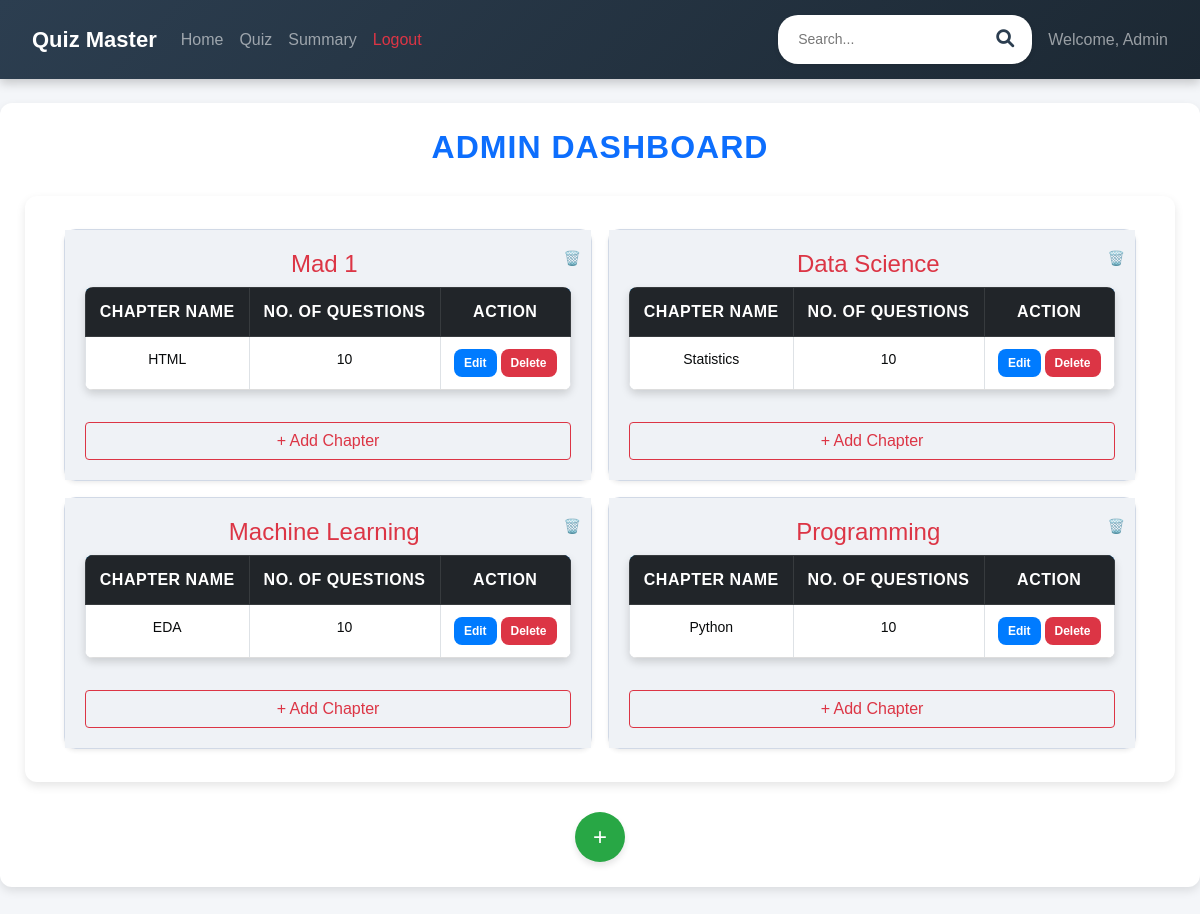
The app's page /admin/dashboard with its own data.
### backend/models.py (models this page shows)
class Subject(db.Model):
    __tablename__ = 'subject'
    id = db.Column(db.Integer, primary_key=True)
    name = db.Column(db.String(150), unique=True, nullable=False)
    description = db.Column(db.String(300), nullable=False)
    chapters = db.relationship('Chapter', backref='subject', lazy='subquery', cascade='all, delete-orphan')

class Chapter(db.Model):
    __tablename__ = 'chapter'
    id = db.Column(db.Integer, primary_key=True)
    name = db.Column(db.String(100), nullable=False)
    description = db.Column(db.Text)
    subject_id = db.Column(db.Integer, db.ForeignKey('subject.id', ondelete="CASCADE"), nullable=False)
    quizzes = db.relationship('Quiz', backref='chapter', lazy='subquery', cascade='all, delete-orphan')

class Quiz(db.Model):
    __tablename__ = 'quiz'
    id = db.Column(db.Integer, primary_key=True)
    chapter_id = db.Column(db.Integer, db.ForeignKey('chapter.id', ondelete="CASCADE"), nullable=False)
    date_of_quiz = db.Column(db.Date, nullable=False)
    duration_seconds = db.Column(db.Integer, nullable=False)
    remarks = db.Column(db.Text)
    questions = db.relationship('Question', backref='quiz', lazy='subquery', cascade='all, delete-orphan')
    scores = db.relationship('Score', backref='quiz', lazy='dynamic', cascade='all, delete-orphan')

### backend/controllers.py (the view)
@app.route('/admin/dashboard')
def admin_dashboard():
    subjects = Subject.query.all()  # Get all subjects
    for subject in subjects:
        for chapter in subject.chapters:
            chapter.quizzes = Quiz.query.filter_by(chapter_id=chapter.id).all()
    return render_template('admin/admin_dashboard.html', subjects=subjects)

### templates/admin/admin_dashboard.html
{% extends "admin/admin_base.html" %}
{% block content %}
<h2 class="text-center text-primary mb-4">Admin Dashboard</h2>
<div class="container">
    <div class="d-flex flex-wrap justify-content-center">
        {% for subject in subjects %}
        <div class="card shadow-sm m-2" style="width: 48%;">
            <div class="card-body">
                <h4 class="text-danger text-center">
                    {{ subject.name }}
                    <div style="float: right; font-size: 14px; color: #dc3545; margin-right: -10px;">
                        <a href="{{ url_for('delete_subject', subject_id=subject.id) }}"
                        style="text-decoration: none;"
                           onclick="return confirm('Are you sure you want to delete this subject?');">
                           🗑️
                        </a>
                    </div>
                </h4>
                <table class="table table-bordered">
                    <thead class="table-dark text-center">
                        <tr>
                            <th>Chapter Name</th>
                            <th>No. of Questions</th>
                            <th>Action</th>
                        </tr>
                    </thead>
                    <tbody>
                        {% for chapter in subject.chapters %}
                        <tr class="text-center">
                            <td>{{ chapter.name }}</td>
                           <td>
                                {% if chapter.quizzes %}
                                    {% for quiz in chapter.quizzes %}
                                        {{ quiz.questions|length }}
                                    {% endfor %}
                                {% else %}
                                    No quizzes available
                                {% endif %}
                            </td>
                            <td>
                                <a href="{{ url_for('edit_chapter', chapter_id=chapter.id) }}" class="btn btn-primary btn-sm" style="font-size: 12px; padding: 5px 10px;">Edit</a>
                                <a href="{{ url_for('delete_chapter', chapter_id=chapter.id) }}" class="btn btn-danger btn-sm" style="font-size: 12px; padding: 5px 10px;">Delete</a>
                            </td>
                        </tr>
                        {% endfor %}
                    </tbody>
                </table>
                <a href="{{ url_for('new_chapter', subject_id=subject.id) }}" class="btn btn-outline-danger w-100 mt-3">+ Add Chapter</a>
            </div>
        </div>
        {% endfor %}
    </div>
</div>
<div class="text-center mt-3">
    <a
        href="{{ url_for('new_subject') }}"
        style="display: inline-block; background-color: #28a745; color: white; text-decoration: none; border: none; border-radius: 50%; width: 50px; height: 50px; font-size: 24px; line-height: 50px; text-align: center; box-shadow: 0 4px 6px rgba(0, 0, 0, 0.1);"
        title="Add New Subject">
        +
    </a>
</div>
{% endblock %}

### static/styles/admin_dash.css (style rules this page uses)
body { font-family: 'Poppins', sans-serif; background-color: #f4f6f9; color: #333; margin: 0; padding: 0; }
.container { max-width: 1200px; margin: 30px auto; background: white; padding: 25px; border-radius: 12px; box-shadow: 0 4px 10px rgba(0, 0, 0, 0.1); }
h2.text-center { font-weight: bold; color: #2c3e50; margin-bottom: 20px; text-transform: uppercase; letter-spacing: 1px; }
.card { border-radius: 12px; box-shadow: 0 4px 10px rgba(0, 0, 0, 0.15); transition: 0.3s ease-in-out; border: 1px solid #d1d9e6; background: #ffffff; }
.card-body { padding: 20px; background: hsl(210, 29%, 95%); }
.table { border-radius: 8px; overflow: hidden; box-shadow: 0 4px 8px rgba(0, 0, 0, 0.15); background: white; }
.table thead { background: linear-gradient(135deg, rgb(10, 163, 240), hsl(209, 95%, 50%)); color: white; text-transform: uppercase; }
.table th { padding: 12px; font-size: 16px; text-align: center; letter-spacing: 0.5px; }
.table td { padding: 12px; text-align: center; border-bottom: 1px solid #ddd; font-size: 14px; color: hsl(200, 14%, 4%); }
.table tbody tr { transition: 0.3s ease-in-out; }
.btn-primary { background: #007bff; border: none; padding: 10px 15px; font-size: 14px; font-weight: bold; border-radius: 8px; transition: 0.3s ease-in-out; }
.btn-danger { background: #dc3545; border: none; padding: 10px 15px; font-size: 14px; font-weight: bold; border-radius: 8px; transition: 0.3s ease-in-out; }

### records on screen
Subject: name "Mad 1"
Chapter: name "HTML"
Quiz: questions|length "10"
Subject: name "Data Science"
Chapter: name "Statistics"
Quiz: questions|length "10"
Subject: name "Machine Learning"
Chapter: name "EDA"
Quiz: questions|length "10"
Subject: name "Programming"
Chapter: name "Python"
Quiz: questions|length "10"
